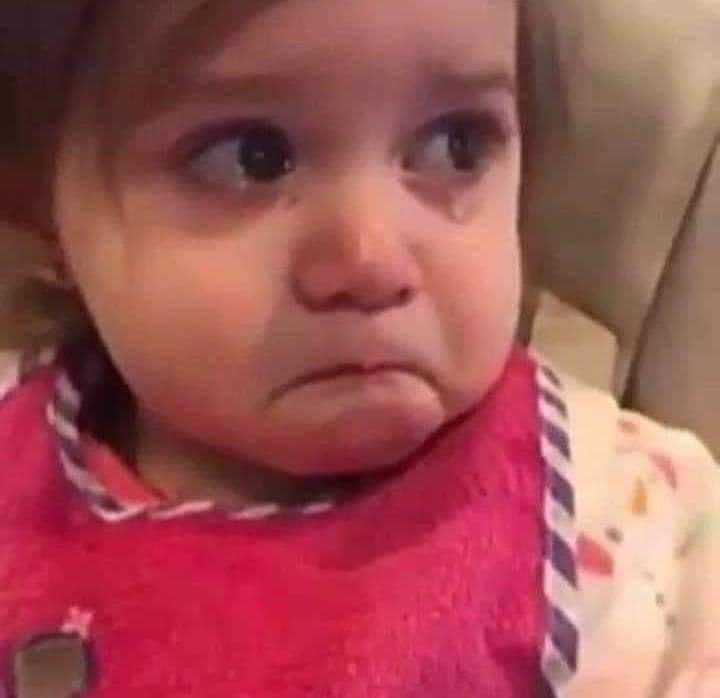
#> input picture baby.jpeg, 720 x 698 px
$ python main.py
#> lines starting #> are read from the running program, lines starting #| are printed output that depends on the picture
from PIL import Image

img = Image.open('baby.jpeg')
#> img is the input picture: PIL image 720x698 RGB; mean R, G, B 159.6, 82.9, 85.2

# img.show()

# print(img.mode)

r, g, b = img.split()
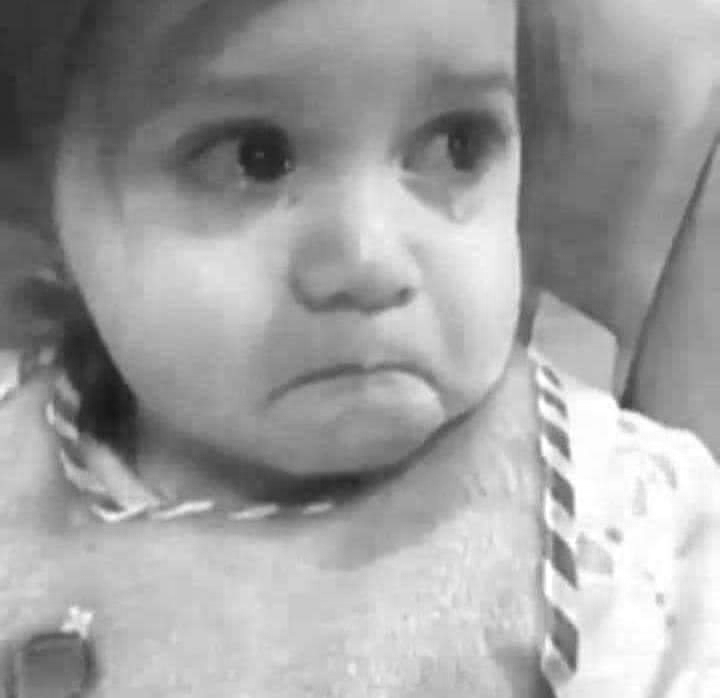
#> r: PIL image 720x698 L; min 22, max 255, mean 159.6
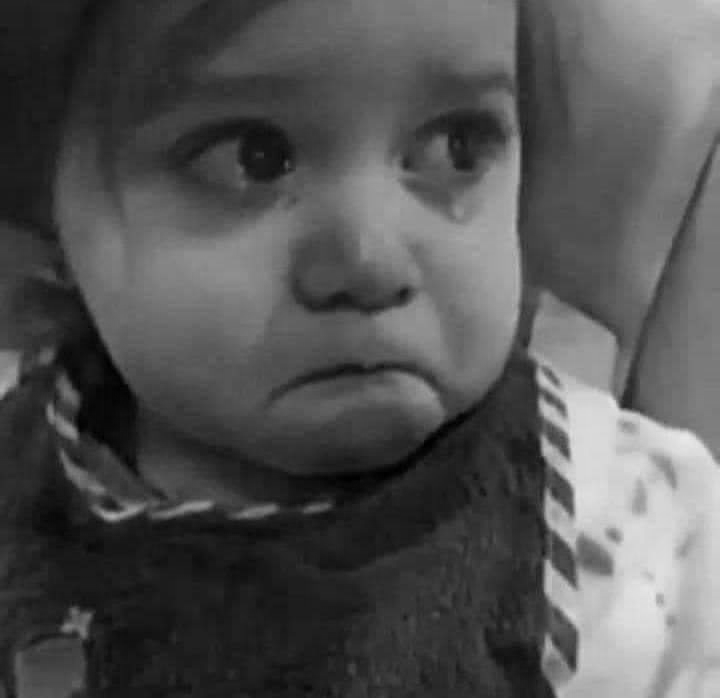
#> g: PIL image 720x698 L; min 0, max 233, mean 82.9
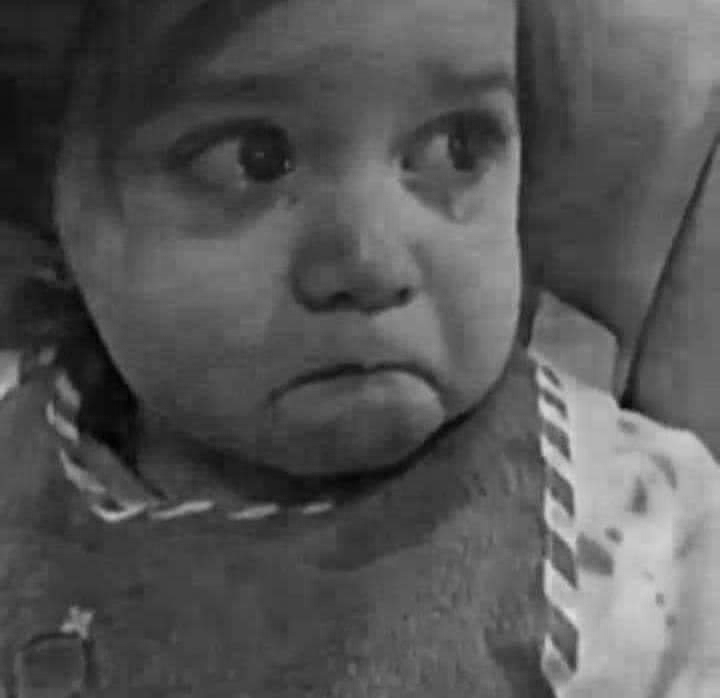
#> b: PIL image 720x698 L; min 0, max 221, mean 85.2

r.show()
g.show()
b.show()
